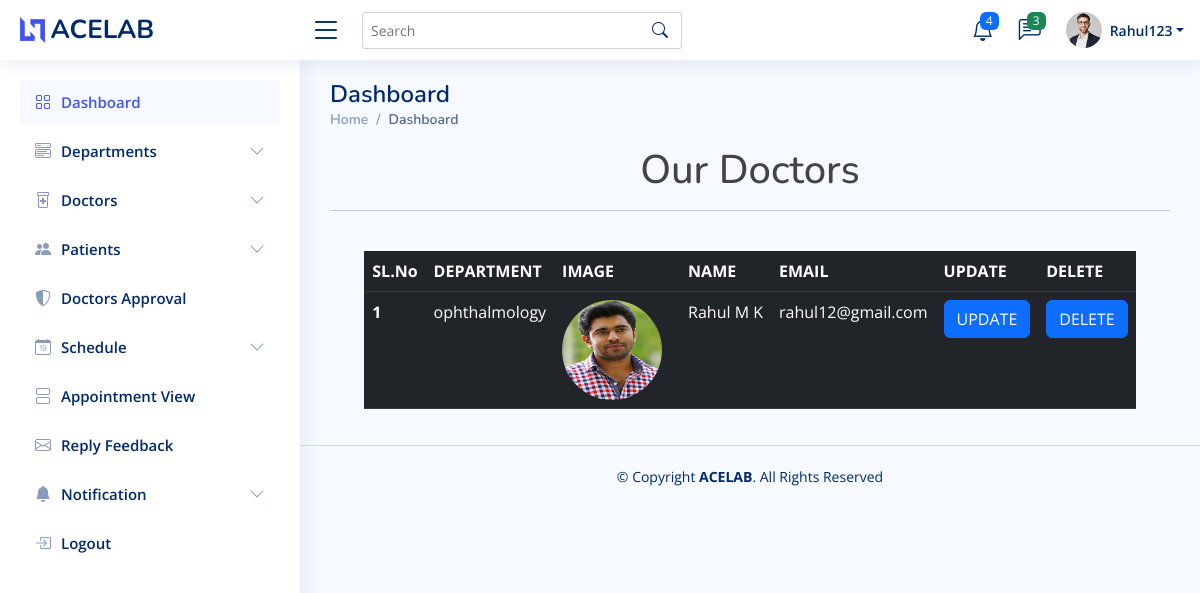
The page /doc_view (signed in) on the database its author committed.
### home/models.py (models this page shows, shortened)
class Login(AbstractUser):
    is_doctor = models.BooleanField(default=False)
    is_patient = models.BooleanField(default=False)

class doctor(models.Model):
    user = models.OneToOneField(Login, on_delete=models.CASCADE, primary_key=True, related_name='Doctor')
    name = models.CharField(max_length=100)
    department = models.ForeignKey(department, on_delete=models.DO_NOTHING)
    email = models.EmailField()
    Image = models.ImageField(upload_to='images/')
    status = models.IntegerField(default=0)

class department(models.Model):
    dept_name = models.CharField(max_length=100)
    dept_desc = models.TextField()
    def __str__(self):
        return self.dept_name

### home/adminview.py (the view)
# urls.py: path('doc_view', adminview.doc_view, name='doc_view'),
@login_required(login_url='login_view')
def doc_view(request):
    data = doctor.objects.all()
    return render(request, 'admin1/doc_list.html', {'data': data})

### templates/admin1/doc_list.html (shortened to what this page needs)
{% extends 'admin1/admindashboard.html' %}
{%load crispy_forms_tags %}
{% block content %}
<h1 style="text-align:center">Our Doctors</h1><hr><br>
<div class="row justify-content-center">
    <div class="col-auto">
        <table class="table table-dark table-responsive">
          <thead>
            <tr>
              <th scope="col">SL.No</th>
              <th scope="col">DEPARTMENT</th>
              <th scope="col">IMAGE</th>
              <th scope="col">NAME</th>
              <th scope="col">EMAIL</th>
              <th scope="col">UPDATE</th>
              <th scope="col">DELETE</th>
            </tr>
          </thead>
          <tbody>
          {%  for i in data %}
            <tr>
              <th scope="row">{{forloop.counter}}</th>
              <td>{{i.department}}</td>
              <td><img src="{{ i.Image.url }}" class="img-responsive rounded-circle" style="width:100px;height:100px; float: left; margin-right: 10px;" /></td>
              <td>{{i.name}}</td>
              <td>{{i.email}}</td>
              <td><a href="{% url 'update' i.id %}"> <button type="button" class="btn btn-primary">UPDATE</button></a></td>
              <td><a href="{% url 'doc_delete' i.id %}"> <button type="button" class="btn btn-primary">DELETE</button></a></td>
            </tr>
          {% endfor %}
          </tbody>
        </table>
    </div>
</div>
{% endblock %}

### templates/admin1/admindashboard.html (shortened to what this page needs)
<!DOCTYPE html>
{% load static %}
{%load crispy_forms_tags %}
<html lang="en">
<head>
  <link href=" {% static 'set3/assets/vendor/bootstrap/css/bootstrap.min.css' %} " rel="stylesheet">
  <link href=" {% static 'set3/assets/vendor/bootstrap-icons/bootstrap-icons.css' %} " rel="stylesheet">
  <link href=" {% static 'set3/assets/vendor/boxicons/css/boxicons.min.css' %} " rel="stylesheet">
  <link href=" {% static 'set3/assets/vendor/quill/quill.snow.css' %} " rel="stylesheet">
  <link href=" {% static 'set3/assets/vendor/quill/quill.bubble.css' %} " rel="stylesheet">
  <link href=" {% static 'set3/assets/vendor/remixicon/remixicon.css' %} " rel="stylesheet">
  <link href=" {% static 'set3/assets/vendor/simple-datatables/style.css' %} " rel="stylesheet">
  <link href=" {% static 'set3/assets/css/style.css' %} " rel="stylesheet">
</head>
<body>
  <header id="header" class="header fixed-top d-flex align-items-center">
    <div class="d-flex align-items-center justify-content-between">
      <a href=" {% static 'index.html' %} " class="logo d-flex align-items-center">
        <img src=" {% static 'set3/assets/img/logo.png' %} " alt="">
        <span class="d-none d-lg-block">ACELAB</span>
      </a>
      <i class="bi bi-list toggle-sidebar-btn"></i>
    </div>
    <div class="search-bar">
      <form class="search-form d-flex align-items-center" method="POST" action="#">
        <input type="text" name="query" placeholder="Search" title="Enter search keyword">
        <button type="submit" title="Search"><i class="bi bi-search"></i></button>
      </form>
    </div>
    <nav class="header-nav ms-auto">
      <ul class="d-flex align-items-center">
        <li class="nav-item dropdown">
          <a class="nav-link nav-icon" href="#" data-bs-toggle="dropdown">
            <i class="bi bi-bell"></i>
            <span class="badge bg-primary badge-number">4</span>
          </a>
        </li>
        <li class="nav-item dropdown">
          <a class="nav-link nav-icon" href="#" data-bs-toggle="dropdown">
            <i class="bi bi-chat-left-text"></i>
            <span class="badge bg-success badge-number">3</span>
          </a>
        </li>
        <li class="nav-item dropdown pe-3">
          <a class="nav-link nav-profile d-flex align-items-center pe-0" href="#" data-bs-toggle="dropdown">
            <img src=" {% static 'set3/assets/img/profile-img.jpg' %} " alt="Profile" class="rounded-circle">
            <span class="d-none d-md-block dropdown-toggle ps-2">{{request.user}}</span>
          </a>
        </li>
      </ul>
    </nav>
  </header>
  <aside id="sidebar" class="sidebar">
    <ul class="sidebar-nav" id="sidebar-nav">
      <li class="nav-item">
        <a class="nav-link " href=" {% url 'admindashboard' %} ">
          <i class="bi bi-grid"></i>
          <span>Dashboard</span>
        </a>
      </li>
      <li class="nav-item">
        <a class="nav-link collapsed" data-bs-target="#components-nav" data-bs-toggle="collapse" href="#">
          <i class="bi bi-menu-button-wide"></i><span>Departments</span><i class="bi bi-chevron-down ms-auto"></i>
        </a>
      </li>
      <li class="nav-item">
        <a class="nav-link collapsed" data-bs-target="#forms-nav" data-bs-toggle="collapse" href="#">
          <i class="bi bi-prescription2"></i><span>Doctors</span><i class="bi bi-chevron-down ms-auto"></i>
        </a>
      </li>
      <li class="nav-item">
        <a class="nav-link collapsed" data-bs-target="#tables-nav" data-bs-toggle="collapse" href="#">
          <i class="bi bi-people-fill"></i><span>Patients</span><i class="bi bi-chevron-down ms-auto"></i>
        </a>
      </li>
      <li class="nav-item">
        <a class="nav-link collapsed" href=" {% url 'doc_approval_list' %} ">
          <i class="bi bi-shield-shaded"></i>
          <span>Doctors Approval </span>
        </a>
      </li>
      <li class="nav-item">
        <a class="nav-link collapsed" data-bs-target="#schedule-nav" data-bs-toggle="collapse" href="#">
          <i class="bi bi-calendar-date"></i><span>Schedule</span><i class="bi bi-chevron-down ms-auto"></i>
        </a>
      </li>
      <li class="nav-item">
        <a class="nav-link collapsed" href="{% url 'booking_view' %}">
          <i class="bi bi-view-stacked"></i>
          <span>Appointment View</span>
        </a>
      </li>
      <li class="nav-item">
        <a class="nav-link collapsed" href="{% url 'admin_view_feedbacks' %}">
          <i class="bi bi-envelope"></i>
          <span>Reply Feedback</span>
        </a>
      </li>
      <li class="nav-item">
        <a class="nav-link collapsed" data-bs-target="#notification-nav" data-bs-toggle="collapse" href="#">
          <i class="bi bi-bell-fill"></i><span>Notification</span><i class="bi bi-chevron-down ms-auto"></i>
        </a>
      </li>
      <li class="nav-item">
        <a class="nav-link collapsed" href=" {% static 'pages-login.html' %} ">
          <i class="bi bi-box-arrow-in-right"></i>
          <span>Logout</span>
        </a>
      </li>
    </ul>
  </aside>
  <main id="main" class="main">
    <div class="pagetitle">
      <h1>Dashboard</h1>
      <nav>
        <ol class="breadcrumb">
          <li class="breadcrumb-item"><a href=" {% static 'index.html' %} ">Home</a></li>
          <li class="breadcrumb-item active">Dashboard</li>
        </ol>
      </nav>
    </div>
    <section class="section dashboard">
      <div class="row">
        <div class="col-lg-12 col-md-12 col-sm-12">
            {% block content %}{% endblock%}
        </div>
      </div>
    </section>
  </main>
  <footer id="footer" class="footer">
    <div class="copyright">
      &copy; Copyright <strong><span>ACELAB</span></strong>. All Rights Reserved
    </div>
  </footer>
</body>
</html>

### static/set3/assets/css/style.css (style rules this page uses)
:root { scroll-behavior: smooth; }
body { font-family: "Open Sans", sans-serif; background: #f6f9ff; color: #444444; }
a { color: #4154f1; text-decoration: none; }
h1, h2, h3, h4, h5, h6 { font-family: "Nunito", sans-serif; }
#main { margin-top: 60px; padding: 20px 30px; transition: all 0.3s; }
.pagetitle { margin-bottom: 10px; }
.pagetitle h1 { font-size: 24px; margin-bottom: 0; font-weight: 600; color: #012970; }
.breadcrumb { font-size: 14px; font-family: "Nunito", sans-serif; color: #899bbd; font-weight: 600; }
.breadcrumb a { color: #899bbd; transition: 0.3s; }
.breadcrumb .breadcrumb-item::before { color: #899bbd; }
.breadcrumb .active { color: #51678f; font-weight: 600; }
.logo { line-height: 1; }
@media (min-width: 1200px) { .logo { width: 280px; } }
.logo img { max-height: 26px; margin-right: 6px; }
.logo span { font-size: 26px; font-weight: 700; color: #012970; font-family: "Nunito", sans-serif; }
.header { transition: all 0.5s; z-index: 997; height: 60px; box-shadow: 0px 2px 20px rgba(1, 41, 112, 0.1); background-color: #fff; padding-left: 20px; }
.header .toggle-sidebar-btn { font-size: 32px; padding-left: 10px; cursor: pointer; color: #012970; }
.header .search-bar { min-width: 360px; padding: 0 20px; }
.header .search-form { width: 100%; }
.header .search-form input { border: 0; font-size: 14px; color: #012970; border: 1px solid rgba(1, 41, 112, 0.2); padding: 7px 38px 7px 8px; border-radius: 3px; transition: 0.3s; width: 100%; }
.header .search-form button { border: 0; padding: 0; margin-left: -30px; background: none; }
.header .search-form button i { color: #012970; }
.header-nav ul { list-style: none; }
.header-nav>ul { margin: 0; padding: 0; }
.header-nav .nav-icon { font-size: 22px; color: #012970; margin-right: 25px; position: relative; }
.header-nav .nav-profile { color: #012970; }
.header-nav .nav-profile img { max-height: 36px; }
.header-nav .nav-profile span { font-size: 14px; font-weight: 600; }
.header-nav .badge-number { position: absolute; inset: -2px -5px auto auto; font-weight: normal; font-size: 12px; padding: 3px 6px; }
.sidebar { position: fixed; top: 60px; left: 0; bottom: 0; width: 300px; z-index: 996; transition: all 0.3s; padding: 20px; overflow-y: auto; scrollbar-width: thin; scrollbar-color: #aab7cf transparent; box-shadow: 0px 0px 20px rgba(1, 41, 112, 0.1); background-color: #fff; }
@media (min-width: 1200px) { #main, #footer { margin-left: 300px; } }
.sidebar-nav { padding: 0; margin: 0; list-style: none; }
.sidebar-nav li { padding: 0; margin: 0; list-style: none; }
.sidebar-nav .nav-item { margin-bottom: 5px; }
.sidebar-nav .nav-link { display: flex; align-items: center; font-size: 15px; font-weight: 600; color: #4154f1; transition: 0.3; background: #f6f9ff; padding: 10px 15px; border-radius: 4px; }
.sidebar-nav .nav-link i { font-size: 16px; margin-right: 10px; color: #4154f1; }
.sidebar-nav .nav-link.collapsed { color: #012970; background: #fff; }
.sidebar-nav .nav-link.collapsed i { color: #899bbd; }
.sidebar-nav .nav-link .bi-chevron-down { margin-right: 0; transition: transform 0.2s ease-in-out; }
.footer { padding: 20px 0; font-size: 14px; transition: all 0.3s; border-top: 1px solid #cddfff; }
.footer .copyright { text-align: center; color: #012970; }

### rows shown on the page
Login: user "Rahul123"
doctor: department "ophthalmology", Image (picture), name "Rahul M K", email "rahul12@gmail.com"
